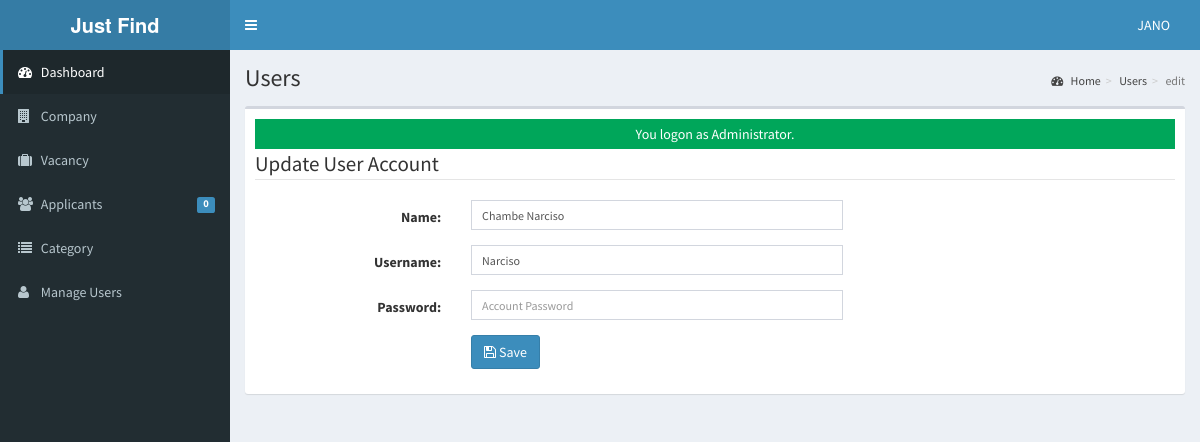
Screenshot of /admin/user/index.php?view=edit&id=2018001 (signed in) with the database file from the repository.
### tables this page shows
CREATE TABLE `tblusers` (
  `USERID` varchar(30) NOT NULL,
  `FULLNAME` varchar(40) NOT NULL,
  `USERNAME` varchar(90) NOT NULL,
  `PASS` varchar(90) NOT NULL,
  `ROLE` varchar(30) NOT NULL,
  `PICLOCATION` varchar(255) NOT NULL
);

### admin/user/index.php (called while the page is built, shortened)
<?php
require_once("../../include/initialize.php");
 $title="Users";
require_once ("../theme/templates.php");
?>

### include/database.php (called while the page is built, shortened)
<?php
class Database {
	var $query = '';
	public $conn;
	public function open_connection() {
		try {
		$this->conn = new PDO("mysql:host=".server.";dbname=".database_name. "", user,pass);
		$this->conn->setAttribute(PDO::ATTR_ERRMODE, PDO::ERRMODE_EXCEPTION);
		}catch(PDOException $e){
			echo "Problem in database connection! Contact administrator!". $e->getMessage();
		}
	}
	function setQuery($sql='') {
		try {
		   $this->sql_string=$sql;
			$this->query = $this->conn->prepare($this->sql_string);
			$this->query->execute();
		  } catch (PDOException $e) {
		    echo "Failed to get query handle: " . $e->getMessage() . "\n";
		    exit;
		  }
	}
	function loadSingleResult() {
		$results = $this->query->fetch(PDO::FETCH_OBJ);
		return $results;
	}
}
$mydb = new Database();

### include/accounts.php (called while the page is built, shortened)
<?php
require_once(LIB_PATH . DS . 'database.php');
class User
{
	protected static  $tblname = "tblusers";
	function single_user($id = "")
	{
		global $mydb;
		$mydb->setQuery("SELECT * FROM " . self::$tblname . "
				Where USERID= '{$id}' LIMIT 1");
		$cur = $mydb->loadSingleResult();
		return $cur;
	}
}

### include/function.php (called while the page is built, shortened)
<?php
function currentpage()
{
	$this_page = $_SERVER['SCRIPT_NAME'];
	$bits = explode('/', $this_page);
	return $bits[3];
}
?>

### admin/user/edit.php (the view, shortened to what this page needs)
<?php
@$USERID = $_GET['id'];
$user = new User();
$singleuser = $user->single_user($USERID);
?>
<form class="form-horizontal span6" action="controller.php?action=edit" method="POST">
    <fieldset>
        <legend> Update User Account</legend>
        <div class="form-group">
            <div class="col-md-8">
                <label class="col-md-4 control-label" for="U_NAME">Name:</label>
                <div class="col-md-8">
                    <input class="form-control input-sm" id="U_NAME" name="U_NAME" placeholder="Account Name"
                        type="text" value="<?php echo $singleuser->FULLNAME; ?>">
                </div>
            </div>
        </div>
        <div class="form-group">
            <div class="col-md-8">
                <label class="col-md-4 control-label" for="U_USERNAME">Username:</label>
                <div class="col-md-8">
                    <input class="form-control input-sm" id="U_USERNAME" name="U_USERNAME" placeholder="Email Address"
                        type="text" value="<?php echo $singleuser->USERNAME; ?>">
                </div>
            </div>
        </div>
        <div class="form-group">
            <div class="col-md-8">
                <label class="col-md-4 control-label" for="U_PASS">Password:</label>
                <div class="col-md-8">
                    <input class="form-control input-sm" id="U_PASS" name="U_PASS" placeholder="Account Password"
                        type="Password" value="" required>
                </div>
            </div>
        </div>
        <div class="form-group">
            <div class="col-md-8">
                <label class="col-md-4 control-label" for="idno"></label>
                <div class="col-md-8">
                    <button class="btn btn-primary " name="save" type="submit"><span class="fa fa-save fw-fa"></span>
                        Save</button>
                </div>
            </div>
        </div>
    </fieldset>
</form>
</div>

### admin/theme/templates.php (shortened to what this page needs)
<!DOCTYPE html>
<html>
<head>
    <link rel="stylesheet" href="<?php echo web_root; ?>bootstrap/css/bootstrap.min.css">
    <link rel="stylesheet" href="<?php echo web_root; ?>plugins/font-awesome/css/font-awesome.min.css">
    <link rel="stylesheet" href="<?php echo web_root; ?>dist/css/AdminLTE.min.css">
    <link rel="stylesheet" href="<?php echo web_root; ?>dist/css/skins/_all-skins.min.css">
    <link rel="stylesheet" href="<?php echo web_root; ?>plugins/iCheck/flat/blue.css">
    <link rel="stylesheet" href="<?php echo web_root; ?>plugins/morris/morris.css">
    <link rel="stylesheet" href="<?php echo web_root; ?>plugins/jvectormap/jquery-jvectormap-1.2.2.css">
    <link href="<?php echo web_root; ?>plugins/datepicker/bootstrap-datetimepicker.min.css" rel="stylesheet" media="screen">
    <link rel="stylesheet" href="<?php echo web_root; ?>plugins/dataTables/jquery.dataTables.min.css">
    <link rel="stylesheet" href="<?php echo web_root; ?>plugins/bootstrap-wysihtml5/bootstrap3-wysihtml5.min.css">
</head>
<body class="hold-transition skin-blue fixed sidebar-mini">
    <div class="wrapper">
        <header class="main-header">
            <a href="<?php echo web_root; ?>/admin/" class="logo">
                <span class="logo-lg"><b>Just Find</b></span>
            </a>
            <nav class="navbar navbar-static-top" role="navigation">
                <a href="#" class="sidebar-toggle" data-toggle="offcanvas" role="button">
                </a>
                <div class="navbar-custom-menu">
                    <ul class="nav navbar-nav">
                        <?php
                        $user = new User();
                        $singleuser = $user->single_user($_SESSION['ADMIN_USERID']);
                        ?>
                        <li class="dropdown user user-menu" style="padding-right: 15px;">
                            <a href="#" class="dropdown-toggle" data-toggle="dropdown">
                                <span class="hidden-xs"><?php echo $singleuser->FULLNAME; ?></span>
                            </a>
                        </li>
                    </ul>
                </div>
            </nav>
        </header>
        <aside class="main-sidebar">
            <section class="sidebar">
                <ul class="sidebar-menu">
                    <li class="<?php echo (currentpage() == 'index.php') ? "active" : false; ?>">
                        <a href="<?php echo web_root; ?>admin/">
                            <i class="fa fa-dashboard"></i> <span>Dashboard</span>
                        </a>
                    </li>
                    <li class="<?php echo (currentpage() == 'company') ? "active" : false; ?>">
                        <a href="<?php echo web_root; ?>admin/company/">
                            <i class="fa fa-building"></i> <span>Company</span>
                        </a>
                    </li>
                    <li class="<?php echo (currentpage() == 'vacancy') ? "active" : false; ?>">
                        <a href="<?php echo web_root; ?>admin/vacancy/">
                            <i class="fa fa-suitcase"></i> <span>Vacancy</span>
                        </a>
                    </li>
                    <li class="<?php echo (currentpage() == 'applicants') ? "active" : false; ?>">
                        <a href="<?php echo web_root; ?>admin/applicants/">
                            <i class="fa fa-users"></i> <span>Applicants</span>
                            <span class="label label-primary pull-right">
                                <?php
                                $sql = "SELECT count(*) as 'APPL' FROM `tbljobregistration` WHERE `PENDINGAPPLICATION`=1";
                                $mydb->setQuery($sql);
                                $pending = $mydb->loadSingleResult();
                                echo $pending->APPL;
                                ?>
                            </span>
                        </a>
                    </li>
                    <li class="<?php echo (currentpage() == 'category') ? "active" : false; ?>">
                        <a href="<?php echo web_root; ?>admin/category/">
                            <i class="fa fa-list"></i> <span>Category</span>
                        </a>
                    </li>
                    <li class="<?php echo (currentpage() == 'user') ? "active" : false; ?>">
                        <a href="<?php echo web_root; ?>admin/user/">
                            <i class="fa fa-user"></i> <span>Manage Users</span> </a>
                    </li>
                </ul>
            </section>
        </aside>
        <div class="content-wrapper">
            <section class="content-header">
                <h1>
                    <?php echo isset($title) ? $title : ''; ?>
                </h1>
                <ol class="breadcrumb">
                    <?php
                    if ($title != 'Home') {
                        $active_title = '';
                        if (isset($_GET['view'])) {
                            $active_title = '<li class=' . $active_title . '><a href="index.php">' . $title . '</a></li>';
                        } else {
                            $active_title = '<li class=' . $active_title . '>' . $title . '</li>';
                        }
                        echo '<li><a href=' . web_root . 'admin/><i class="fa fa-dashboard"></i> Home</a></li>';
                        echo  $active_title;
                        echo  isset($_GET['view']) ? '<li class="active">' . $_GET['view'] . '</li>' : '';
                    }
                    ?>
                </ol>
            </section>
            <section class="content">
                <div class="row">
                    <div class="col-xs-12">
                        <div class="box">
                            <div class="box-body">
                                <?php
                                require_once $content;
                                ?>
                            </div>
                        </div>
                    </div>
                </div>
        </div>
</body>
</html>

### rows the page displays
tblusers: FULLNAME "JANO"
tblusers: U_NAME "Chambe Narciso", U_USERNAME "Narciso"

### other values shown
$pending->APPL "0"
$title "Users"
$_GET['view'] "edit"
$_SESSION['message'] "You logon as Administrator."
